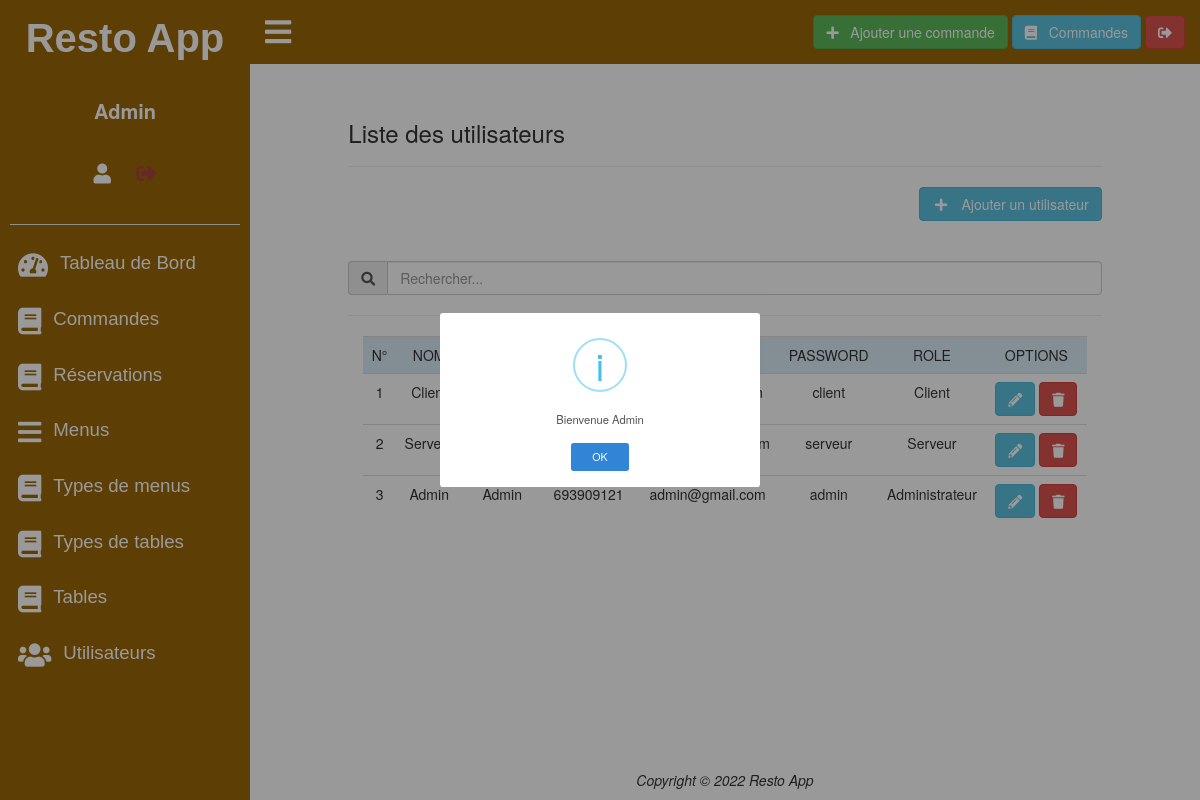
Page /app.php?view=user (signed in) on the committed database.
### tables this page shows
create table user (
  iduser integer not null auto_increment ,
  nom varchar(128) null ,
  prenom varchar(128) null ,
  telephone varchar(128) null ,
  email varchar(128) null ,
  password varchar(128) null ,
  role varchar(128) null , 
  primary key (iduser) 
);

### model/Database.php (called while the page is built)
<?php
class Database {
	private $dsn;
	private $username;
	private $password;
	public function __construct() {
		$this->dsn= "mysql:host=localhost;dbname=restoapp;port=3306;charset=utf8";
		$this->username= "root";
		$this->password= "";
	}
	public function chaineConnexion() {
		$pdo= new PDO($this->dsn, $this->username, $this->password);
		$pdo->setAttribute(PDO::ATTR_ERRMODE, PDO::ERRMODE_EXCEPTION);
		return $pdo;
	}
	public function request($sql, $params= null) {
		$pdo= $this->chaineConnexion();
		$req= $pdo->prepare($sql);
		if($params == null) {
			$req->execute();
		}
		else {
			$req->execute($params);
		}
		return $req;
	}
	public function recover($req, $one= true) {
		$datas= null;
		$req->setFetchMode(PDO::FETCH_OBJ);
		if($one == true) {
			$datas= $req->fetch();
		}
		else {
			$datas= $req->fetchAll();
		}
		return $datas;
	}
}
?>

### model/UserDB.php (called while the page is built, shortened)
<?php
require_once 'Database.php';
class UserDB {
	private $db;
	public function __construct() {
		$this->db= new Database();
	}
	public function readAll() {
		$sql= "select * from user order by iduser desc";
		$req= $this->db->request($sql);
		$datas= $this->db->recover($req, false);
		return $datas;
	}
}
?>

### views/user/index.php (the view, shortened to what this page needs)
<?php
$users = $userdb->readAll();
?>
<section>
	<div class="row">
    	<div class="col-md-offset-1 col-md-10 col-md-offset-1">
    		<h3>
                Liste des utilisateurs
            </h3>
            <hr />
    		<div class="text-right">
	    		<a href="app.php?view=user_create" class="btn btn-info">
		            <i class="fas fa-plus fa-spin fa-fw"></i>
		            &nbsp;
		            Ajouter un utilisateur
	        	</a>
    		</div>
    		<br /><br />
	    	<div class="input-group">
	    		<span class="input-group-addon">
	    			<i class="fas fa-search"></i>
	    		</span>
	    		<input type="search" name="search" class="search form-control" placeholder="Rechercher...">
	    	</div>
	    	<div class="col-md-12 text-center table-responsive" id="element">
		        <table class="table table-hover text-center">
		            <tr class="bg-info">
		                <td>N°</td>
		                <td>NOM</td>
		                <td>PRENOM</td>
		                <td>TELEHONE</td>
		                <td>EMAIL</td>
		                <td>PASSWORD</td>
		                <td>ROLE</td>
		                <td>OPTIONS</td>
		            </tr>
		            <?php
		            	if($users != null && sizeof($users)>0){
		            		$i=0;
		            		foreach ($users as $user) {
		            			$i++;
		            			$update='app.php?view=user_update&iduser='.$user->iduser;
		            			$delete='controller/userController.php?action=delete&iduser='.$user->iduser;
		            ?>
		            <tr class="element">
		                <td class="data"><?=$i ?></td>
		                <td class="data"><?=$user->nom ?></td>
		                <td class="data"><?=$user->prenom ?></td>
		                <td class="data"><?=$user->telephone ?></td>
		                <td class="data"><?=$user->email ?></td>
		                <td class="data"><?=$user->password ?></td>
		                <td class="data"><?=$user->role ?></td>
		                <td>
		                    <a href="<?=$update?>" class="btn btn-info">
		                        <i class="fas fa-pencil-alt"></i>
		                    </a>
		                    <a href="<?=$delete?>" class="btn btn-danger">
		                        <i class="fas fa-trash"></i>
		                    </a>
		                </td>
		            </tr>
		            <?php
		        }
		    }
		             ?>
		        </table>
	   		</div>
        </div>
    </div>
</section>

### css/style.css (style rules this page uses)
* { margin: 0; padding: 0; box-sizing: border-box; }
a, a:visited { text-decoration: none; cursor: pointer; }

### rows in the picture
user: nom "Client", password "client", role "Client"
user: nom "Serveur", password "serveur", role "Serveur"
user: nom "Admin", prenom "Admin", telephone "693909121", email "admin@gmail.com", password "admin", role "Administrateur"

### other values in the picture
$_SESSION['profil']->nom "Admin"
